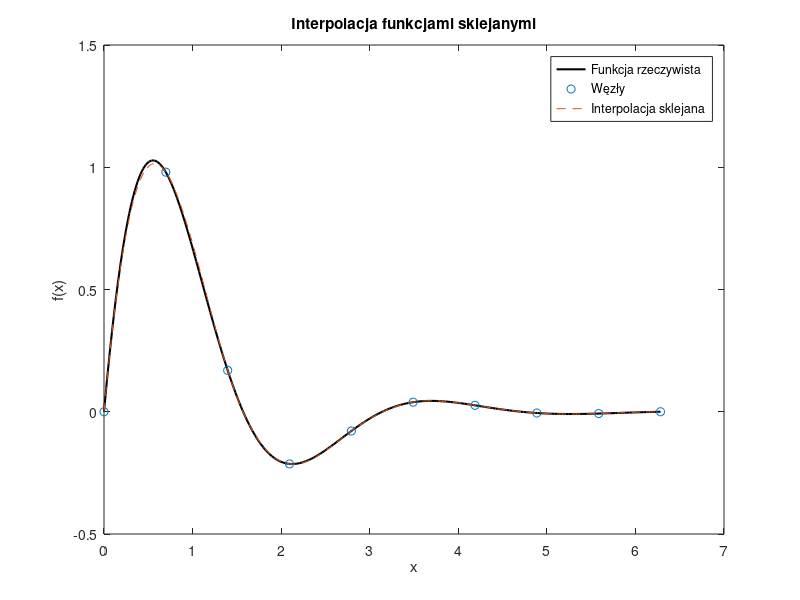

The MATLAB script that drew this image:
% Zadanie 3
clc; clear; close all;

% Funkcja
f1 = @(x) 2 * exp(-x) .* sin(2 * x);

% Parametry
a = 0;
b = 2 * pi;
N = 10; % Liczba węzłów
x_plot = linspace(a, b, 200);

% Równomierne węzły
x_nodes = linspace(a, b, N);
y_nodes = f1(x_nodes);

% Funkcja sklejana
spline_interp = spline(x_nodes, y_nodes, x_plot);

% Wykres
figure;
plot(x_plot, f1(x_plot), 'k', 'LineWidth', 1.5); % Funkcja rzeczywista
hold on;
plot(x_nodes, y_nodes, 'o'); % Węzły
plot(x_plot, spline_interp, '--'); % Interpolacja

xlabel('x');
ylabel('f(x)');
title('Interpolacja funkcjami sklejanymi');
legend('Funkcja rzeczywista', 'Węzły', 'Interpolacja sklejana');
